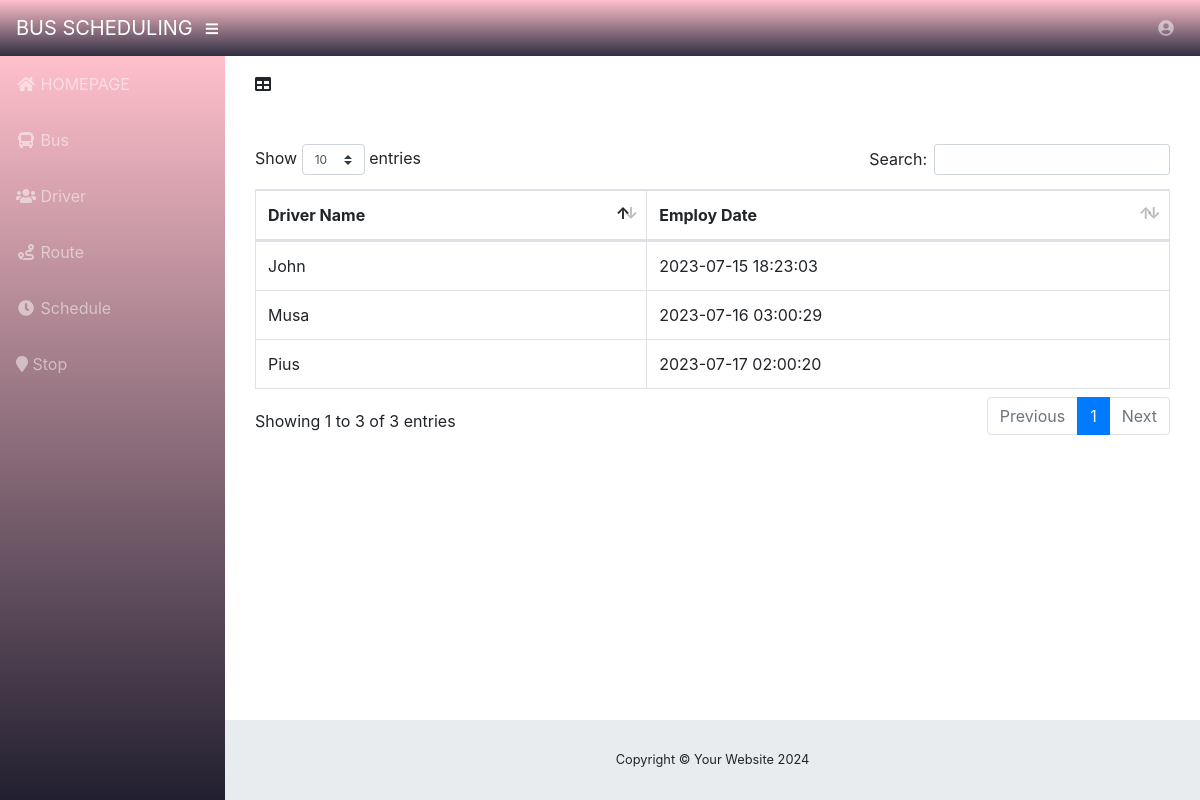
The app's page /admin/userdriver.php (signed in) with its own data.
### tables this page shows
CREATE TABLE `driver` (
  `DRIVER_ID` int(11) NOT NULL,
  `DRIVER_NAME` varchar(50) NOT NULL,
  `DRIVER_EMAIL` varchar(50) NOT NULL,
  `DRIVER_PHONE` varchar(50) NOT NULL,
  `EMPLOY_DATE` datetime NOT NULL
);

### admin/userdriver.php (the view, shortened to what this page needs)
<?php
include 'connection.php';
?>
<!DOCTYPE html>
<html lang="en">
  <head>
    <link href="vendor/bootstrap/css/bootstrap.min.css" rel="stylesheet">
    <link href="vendor/fontawesome-free/css/all.min.css" rel="stylesheet" type="text/css">
    <link href="vendor/datatables/dataTables.bootstrap4.css" rel="stylesheet">
    <link href="css/sb-admin.css" rel="stylesheet">
  </head>
  <body id="page-top">
    <nav class="navbar navbar-expand navbar-dark bg-dark static-top" style="background-image: linear-gradient(pink,#2144);">
      <a class="navbar-brand mr-1" href="index.php">BUS SCHEDULING</a>
      <button class="btn btn-link btn-sm text-white order-1 order-sm-0" id="sidebarToggle" href="#">
        <i class="fas fa-bars"></i>
      </button>
      <ul class="navbar-nav ml-auto ml-md-0">
        <li class="nav-item dropdown no-arrow">
          <a class="nav-link dropdown-toggle" href="#" id="userDropdown" role="button" data-toggle="dropdown" aria-haspopup="true" aria-expanded="false">
            <i class="fas fa-user-circle fa-fw"></i>
          </a>
        </li>
      </ul>
    </nav>
    <div id="wrapper">
      <ul class="sidebar navbar-nav" style="background-image: linear-gradient(pink,#2144);">
        <li class="nav-item">
          <a class="nav-link" href="homepage.php">
            <i class="fas fa-fw fa-home"></i>
            <span>HOMEPAGE</span>
          </a>
        </li>
        <li class="nav-item">
          <a class="nav-link" href="userbus.php">
            <i class="fas fa-fw fa-bus"></i>
            <span>Bus</span></a>
        </li>
        <li class="nav-item">
          <a class="nav-link" href="userdriver.php">
            <i class="fas fa-fw fa-users    "></i>
            <span>Driver</span></a>
        </li>
        <li class="nav-item">
          <a class="nav-link" href="userroute.php">
            <i class="fas fa-fw fa-route   "></i>
            <span>Route</span></a>
        </li>
        <li class="nav-item">
          <a class="nav-link" href="userschedule.php">
            <i class="fas fa-fw fa-clock  "></i>
            <span>Schedule</span></a>
          </li>
            <li class="nav-item">
          <a class="nav-link" href="userstop.php">
            <i class="fas fa fa-map-marker"></i>
            <span>Stop</span></a>
          </li>
      </ul>
      <div id="content-wrapper">
        <div class="container-fluid">
           <div class="col-lg-12"><div>
            <i class="fas fa-table"></i>
                </div>
                    <br> </br>
                    <div class="table-responsive">
                        <table class="table table-bordered" id="dataTable" width="100%" cellspacing="0">
                            <thead>
                                <tr>
                                    <th>Driver Name</th>
                                    <th>Employ Date</th>
                                </tr>
                            </thead>
                            <tbody>
                            <?php
                            $query = 'SELECT * FROM driver';
                                $result = mysqli_query($db, $query) or die (mysqli_error($db));
                                    while ($row = mysqli_fetch_assoc($result)) {
                                        echo '<tr>';
                                        echo '<td>'. $row['DRIVER_NAME'].'</td>';
                                        echo '<td>'. $row['EMPLOY_DATE'].'</td>';
                                        echo '</tr> ';
                            }
                        ?>
                    </tbody>
                </table>
        </div>
<?php include 'footer.php'; ?>

### admin/css/sb-admin.css (style rules this page uses)
html { position: relative; min-height: 100%; }
body { height: 100%; }
#wrapper { display: -webkit-box; display: -ms-flexbox; display: flex; }
#wrapper #content-wrapper { overflow-x: hidden; width: 100%; padding-top: 1rem; padding-bottom: 80px; }
.navbar-nav .nav-item.dropdown .dropdown-toggle::after { width: 1rem; text-align: center; float: right; vertical-align: 0; border: 0; font-weight: 900; content: '\f105'; font-family: 'Font Awesome 5 Free'; }
.navbar-nav .nav-item.dropdown.no-arrow .dropdown-toggle::after { display: none; }
.sidebar { width: 90px !important; background-color: #212529; min-height: calc(100vh - 56px); }
.sidebar .nav-item:last-child { margin-bottom: 1rem; }
.sidebar .nav-item .nav-link { text-align: center; padding: 0.75rem 1rem; width: 90px; }
.sidebar .nav-item .nav-link span { font-size: 0.65rem; display: block; }
.sidebar .nav-item .nav-link { color: rgba(255, 255, 255, 0.5); }
@media (min-width: 768px) { .sidebar { width: 225px !important; } }
@media (min-width: 768px) { .sidebar .nav-item .nav-link { display: block; width: 100%; text-align: left; padding: 1rem; width: 225px; } }
@media (min-width: 768px) { .sidebar .nav-item .nav-link span { font-size: 1rem; display: inline; } }
:root { --input-padding-x: 0.75rem; --input-padding-y: 0.75rem; }

### records on screen
driver: DRIVER_NAME "John", EMPLOY_DATE "2023-07-15 18:23:03"
driver: DRIVER_NAME "Musa", EMPLOY_DATE "2023-07-16 03:00:29"
driver: DRIVER_NAME "Pius", EMPLOY_DATE "2023-07-17 02:00:20"
